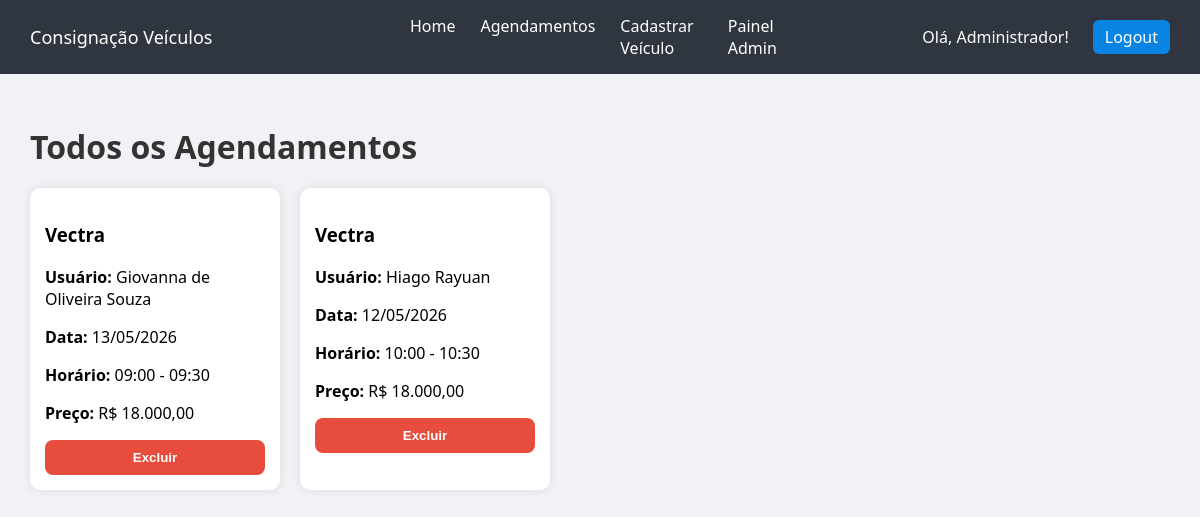
Page /agendamentos (signed in) on the committed database.
### models.py (models this page shows)
class Agendamento(db.Model):
    id = db.Column(db.Integer, primary_key=True)
    data = db.Column(db.String(50))
    horario = db.Column(db.String(5))
    usuario_id = db.Column(db.Integer, db.ForeignKey('usuario.id'))
    veiculo_id = db.Column(db.Integer, db.ForeignKey('veiculo.id'))
    usuario = db.relationship('Usuario')
    veiculo = db.relationship('Veiculo')

class Veiculo(db.Model):
    id = db.Column(db.Integer, primary_key=True)
    nome = db.Column(db.String(100))
    descricao = db.Column(db.Text)
    preco = db.Column(db.Float)
    imagem = db.Column(db.String(200))
    agendamentos = db.relationship('Agendamento', backref='veiculo_ref', cascade='all, delete-orphan')
    fotos = db.relationship('Foto', backref='veiculo_ref', cascade='all, delete-orphan')

class Usuario(db.Model):
    id = db.Column(db.Integer, primary_key=True)
    nome = db.Column(db.String(100))
    email = db.Column(db.String(100), unique=True)
    senha = db.Column(db.String(200))
    telefone = db.Column(db.String(20))
    is_admin = db.Column(db.Boolean, default=False)

### app.py (the view)
@app.route('/agendamentos')
def agendamentos():
    if not session.get('usuario_id'):
        return redirect('/login')
    limpar_agendamentos_passados()
    if session.get('is_admin'):
        agendamentos = Agendamento.query.all()
    else:
        agendamentos = Agendamento.query.filter_by(usuario_id=session['usuario_id']).all()
    return render_template('agendamentos.html', agendamentos=agendamentos)

### app.py (called while the page is built)
def limpar_agendamentos_passados():
    hoje = date.today().strftime('%Y-%m-%d')
    Agendamento.query.filter(Agendamento.data < hoje).delete()
    db.session.commit()

@app.template_filter('moeda')
def moeda(valor):
    return f"R$ {valor:,.2f}".replace(",","X").replace(".",",").replace("X",".")

@app.template_filter('formatar_data')
def formatar_data(data):
    data_obj = datetime.strptime(data, '%Y-%m-%d')
    return data_obj.strftime('%d/%m/%Y')

### templates/agendamentos.html (shortened to what this page needs)
{% extends 'base.html' %}
{% block content %}
    <!DOCTYPE html>
    <html lang="en">
    <head>
    </head>
    <body>
        <h1 style="margin-bottom: 20px;">
            {% if session.get('is_admin') %}Todos os Agendamentos{% else %}Meus Agendamentos{% endif %}
        </h1>
        <div class="cards">
            {% for a in agendamentos %}
                <div class="card">
                    <div class="card-body">
                        <h3>{{ a.veiculo.nome }}</h3>
                        {% if session.get('is_admin') %}
                            <p><strong>Usuário:</strong> {{ a.usuario.nome }}</p>
                        {% endif %}
                        <p><strong>Data:</strong> {{ a.data | formatar_data }}</p>
                        {% set partes = a.horario.split(':') %}
                        {% set hora = partes[0] | int %}
                        {% set minuto = partes[1] | int %}
                        {% if minuto == 30 %}
                            {% set fim = '%02d:00' | format(hora + 1) %}
                        {% else %}
                            {% set fim = '%02d:30' | format(hora) %}
                        {% endif %}
                        <p><strong>Horário:</strong> {{ a.horario }} - {{ fim }}</p>
                        <p><strong>Preço:</strong> {{a.veiculo.preco | moeda }}</p>
                        <div class="card-actions">
                        {% if not session.get('is_admin') %}
                            <a href="/agendamentos/editar/{{ a.id }}" class="btn-secondary">Alterar data</a>
                            <form action="/agendamentos/excluir/{{ a.id }}" method="POST">
                                <input type="hidden" name="csrf_token" value="{{ csrf_token() }}">
                                <button onclick="return confirm('Deseja excluir este agendamento?')" class="btn-danger">Excluir</button>
                            </form>
                        {% else %}
                            <form action="/admin/agendamentos/excluir/{{ a.id }}" method="POST">
                                <button onclick="return confirm('Deseja excluir este agendamento?')" class="btn-danger">Excluir</button>
                            </form>
                        {% endif %}
                        </div>
                    </div>
                </div>
            {% endfor %}
        </div>
    </body>
    </html>
{% endblock %}

### templates/base.html (shortened to what this page needs)
<!DOCTYPE html>
<html lang="en">
<head>
    <link rel="stylesheet" href="{{ url_for('static', filename='css/style.css') }}">
</head>
<body>
    <nav class="navbar">
        <div class="nav-left">
            Consignação Veículos
        </div>
        <div class="nav-center">
            <a href="/">Home</a>
            {% if session.get('usuario_id') %}
                <a href="/agendamentos">Agendamentos</a>
            {% endif %}
            {% if session.get('is_admin') %}
                <a href="/cadastrar">Cadastrar Veículo</a>
                <a href="/admin">Painel Admin</a>
            {% endif %}
        </div>
        <div class="nav-right">
            {% if session.get('usuario_id') %}
                <span style="color: white; margin-right: 12px;">Olá, {{ session.get('usuario_nome') }}!</span>
                <a href="/logout" class="btn-nav">Logout</a>
            {% else %}
                <a href="/login" class="btn-nav">Login</a>
            {% endif %}
        </div>
    </nav>
     <div class="container">
        {% block content %}{% endblock %}
    </div>
</body>
</html>

### static/css/style.css (style rules this page uses)
body { font-family: 'Segoe UI', Arial, sans-serif; background-color: #f1f2f6; margin: 0; }
h1 { color: #333; }
.navbar { background: #2f3640; color: white; padding: 15px 30px; display: flex; justify-content: space-between; align-items: center; }
.nav-left { flex: 1; font-weight: 500; font-size: large; }
.nav-center { flex: 1; display: flex; justify-content: center; gap: 25px; }
.nav-right { flex: 1; display: flex; justify-content: flex-end; align-items: center; gap: 12px; font-weight: 500; }
.nav-center a { text-decoration: none; color: white; font-weight: 500; }
.btn-nav { background: #0984e3; color: white; padding: 6px 12px; border-radius: 6px; text-decoration: none; }
.container { padding: 30px; }
.cards { display: flex; flex-wrap: wrap; gap: 20px; }
.card { background: white; width: 250px; border-radius: 10px; overflow: hidden; box-shadow: 0 0 10px rgba(0,0,0,0.1); transition: 0.3s; }
.card-body { padding: 15px; }
.btn-danger { width: 100%; padding: 10px; background: #e74c3c; color: white; border: none; border-radius: 8px; cursor: pointer; font-weight: bold; transition: 0.2s; }
.card-actions { display: flex; flex-direction: column; gap: 8px; margin-top: 12px; }

### rows in the picture
Agendamento: veiculo.nome "Vectra", usuario.nome "Giovanna de Oliveira Souza", data "13/05/2026", horario "09:00", fim "09:30", veiculo.preco|moeda "R$ 18.000,00"
Agendamento: veiculo.nome "Vectra", usuario.nome "Hiago Rayuan", data "12/05/2026", horario "10:00", fim "10:30", veiculo.preco|moeda "R$ 18.000,00"

### other values in the picture
{{ session.get('usuario_nome') }} "Administrador"
